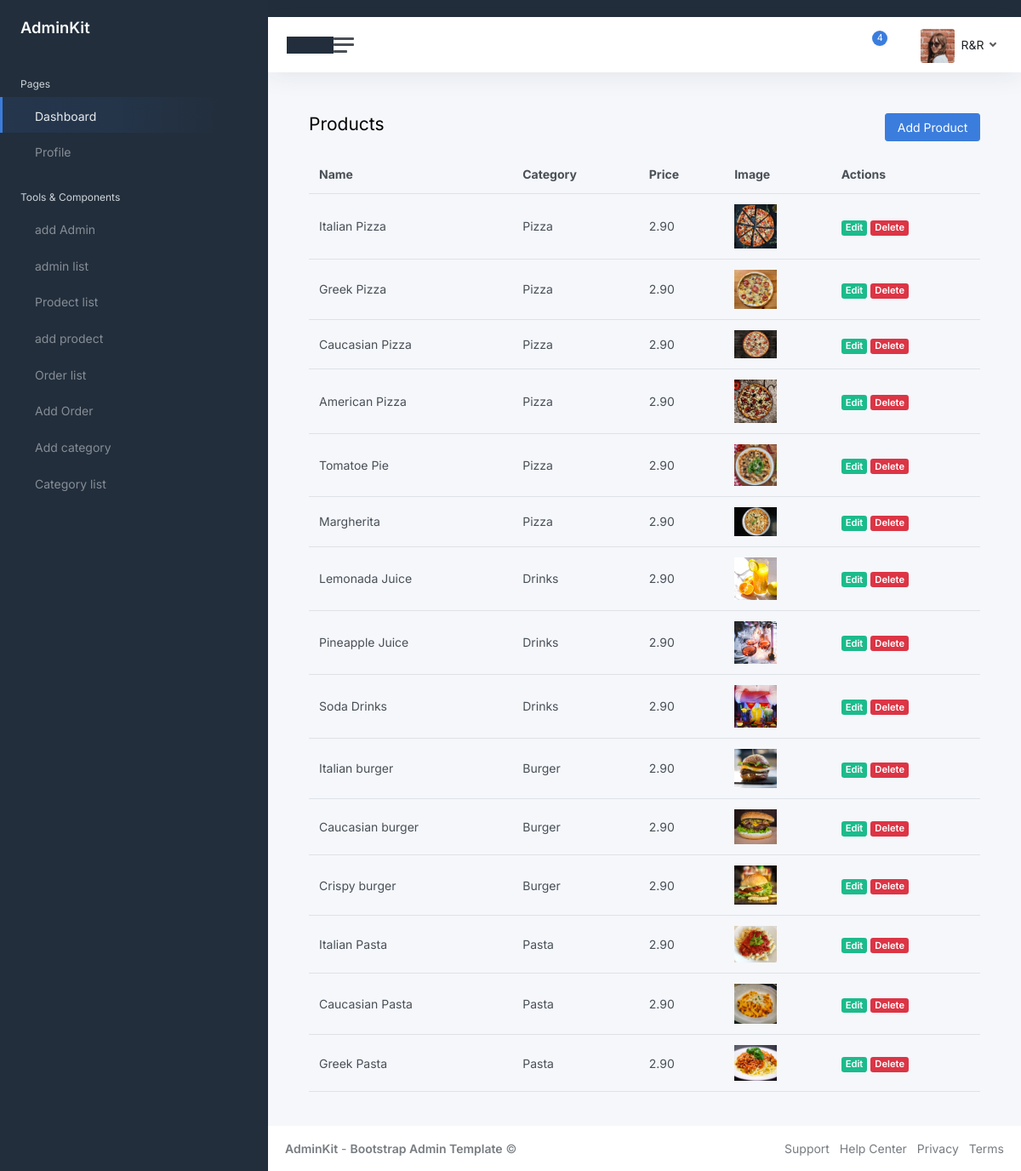
The app's page /dashboard/list_product.html/ with its own data.
### firstapp/models.py (models this page shows, shortened)
class Product(models.Model):
    name = models.CharField(max_length=150)
    price = models.DecimalField(max_digits=6, decimal_places=2)
    image = models.ImageField(upload_to="products/", default='products/1.png')
    description = models.TextField(blank=True)
    category = models.ForeignKey(
        Category,
        on_delete=models.CASCADE,
        related_name="products"
    )

class Category(models.Model):
    id = models.AutoField(primary_key=True)
    name = models.CharField(max_length=50)
    description = models.TextField(max_length=200)
    def __str__(self):
        return self.name

### firstapp/views.py (the view)
# urls.py: path('dashboard/list_product.html/', views.list_product, name='list_product'),
def list_product(request):
    products = Product.objects.select_related('category').all()
    return render(request, 'dashboard/list_product.html', {'products': products})

### firstapp/templates/dashboard/list_product.html
{% extends 'dashboard/base.html' %}
{% load static %}
{% block content %}
<main class="content">
    <div class="d-flex justify-content-between mb-3">
        <h1 class="h3">Products</h1>
        <a href="{% url 'create_product' %}" class="btn btn-primary">Add Product</a>
    </div>
    <table class="table table-hover">
        <thead>
            <tr>
                <th>Name</th>
                <th>Category</th>
                <th>Price</th>
                <th>Image</th>
                <th>Actions</th>
            </tr>
        </thead>
        <tbody>
            {% for product in products %}
            <tr>
                <td>{{ product.name }}</td>
                <td>{{ product.category }}</td>
                <td>{{ product.price }}</td>
                <td>
                    {% if product.image %}
                        <img src="{{ product.image.url }}" width="50">
                    {% endif %}
                </td>
                <td>
                    <a href="{% url 'update_product' product.id %}" class="badge bg-success">Edit</a>
                    <a href="{% url 'delete_product' product.id %}" class="badge bg-danger"
                       onclick="return confirm('Are you sure?')">Delete</a>
                </td>
            </tr>
            {% empty %}
            <tr>
                <td colspan="5" class="text-center">No products found</td>
            </tr>
            {% endfor %}
        </tbody>
    </table>
</main>
{% endblock content %}

### firstapp/templates/dashboard/base.html (shortened to what this page needs)
{% load static%}
<!DOCTYPE html>
<html lang="en">
<head>
	<link href="{% static 'dashboard/css/app.css'%}" rel="stylesheet">
</head>
<body>
	<body>
		<div class="wrapper">
			{% include "dashboard/sideDash.html" %}
			<div class="main">
				{% include "dashboard/navDash.html" %}
				{% block content %}
				{% endblock content %}
				{% include "dashboard/footerDash.html" %}
			</div>
		</div>
	</body>
</html>

### firstapp/templates/dashboard/sideDash.html (shortened to what this page needs)
{% load static %}
<nav id="sidebar" class="sidebar js-sidebar">
    <div class="sidebar-content js-simplebar">
        <a class="sidebar-brand" href="{% url 'index' %}">
  <span class="align-middle">AdminKit</span>
</a>
        <ul class="sidebar-nav">
            <li class="sidebar-header">
                Pages
            </li>
            <li class="sidebar-item active">
                <a class="sidebar-link" href="{%url 'indexDash'%}">
       <span class="align-middle">Dashboard</span>
    </a>
            </li>
            <li class="sidebar-item">
                <a class="sidebar-link" href="{%url 'profile'%}">
       <span class="align-middle">Profile</span>
    </a>
            </li>
            <li class="sidebar-header">
                Tools & Components
            </li>
            <li class="sidebar-item">
                <a class="sidebar-link" href="{%url 'add_admin_user'%}">
       <span class="align-middle">add Admin</span>
    </a>
            </li>
            <li class="sidebar-item">
                <a class="sidebar-link" href="{%url 'admin_user_list'%}">
       <span class="align-middle">admin list</span>
    </a>
            </li>
            <li class="sidebar-item">
                <a class="sidebar-link" href="{%url 'list_product'%}">
       <span class="align-middle">Prodect list</span>
    </a>
            </li>
            <li class="sidebar-item">
                <a class="sidebar-link" href="{%url 'create_product'%}">
       <span class="align-middle">add prodect</span>
    </a>
            </li>
            <li class="sidebar-item">
                <a class="sidebar-link" href="{%url 'list_order'%}">
       <span class="align-middle">Order list</span>
    </a>
            </li>
            <li class="sidebar-item">
                <a class="sidebar-link" href="{%url 'create_order'%}">
       <span class="align-middle">Add Order</span>
    </a>
            </li>
            <li class="sidebar-item">
                <a class="sidebar-link" href="{%url 'create_category'%}">
       <span class="align-middle">Add category</span>
    </a>
            </li>
            <li class="sidebar-item">
                <a class="sidebar-link" href="{%url 'list_category'%}">
       <span class="align-middle">Category list</span>
</nav>

### firstapp/templates/dashboard/navDash.html (shortened to what this page needs)
{% load static%}
<nav class="navbar navbar-expand navbar-light navbar-bg">
    <a class="sidebar-toggle js-sidebar-toggle">
<i class="hamburger align-self-center"></i>
</a>
    <div class="navbar-collapse collapse">
        <ul class="navbar-nav navbar-align">
            <li class="nav-item dropdown">
                <a class="nav-icon dropdown-toggle" href="#" id="alertsDropdown" data-bs-toggle="dropdown">
                    <div class="position-relative">
                        <span class="indicator">4</span>
                    </div>
                </a>
            </li>
            <li class="nav-item dropdown">
                <a class="nav-icon dropdown-toggle" href="#" id="messagesDropdown" data-bs-toggle="dropdown">
                </a>
            </li>
            <li class="nav-item dropdown">
                <a class="nav-link dropdown-toggle d-none d-sm-inline-block" href="#" data-bs-toggle="dropdown">
    <img src="{% static 'dashboard/img/avatars/avatar-3.jpg'%}" class="avatar img-fluid rounded me-1" alt="R&R" /> <span class="text-dark">R&R</span>
  </a>
            </li>
        </ul>
    </div>
</nav>

### firstapp/templates/dashboard/footerDash.html
{% load static %}
<footer class="footer">
    <div class="container-fluid">
        <div class="row text-muted">
            <div class="col-6 text-start">
                <p class="mb-0">
                    <a class="text-muted" href="https://adminkit.io/" target="_blank"><strong>AdminKit</strong></a> - <a class="text-muted" href="https://adminkit.io/" target="_blank"><strong>Bootstrap Admin Template</strong></a>								&copy;
                </p>
            </div>
            <div class="col-6 text-end">
                <ul class="list-inline">
                    <li class="list-inline-item">
                        <a class="text-muted" href="https://adminkit.io/" target="_blank">Support</a>
                    </li>
                    <li class="list-inline-item">
                        <a class="text-muted" href="https://adminkit.io/" target="_blank">Help Center</a>
                    </li>
                    <li class="list-inline-item">
                        <a class="text-muted" href="https://adminkit.io/" target="_blank">Privacy</a>
                    </li>
                    <li class="list-inline-item">
                        <a class="text-muted" href="https://adminkit.io/" target="_blank">Terms</a>
                    </li>
                </ul>
            </div>
        </div>
    </div>
</footer>

### records on screen
Product: name "Italian Pizza", category "Pizza", price "2.90", image (picture)
Product: name "Greek Pizza", category "Pizza", price "2.90", image (picture)
Product: name "Caucasian Pizza", category "Pizza", price "2.90", image (picture)
Product: name "American Pizza", category "Pizza", price "2.90", image (picture)
Product: name "Tomatoe Pie", category "Pizza", price "2.90", image (picture)
Product: name "Margherita", category "Pizza", price "2.90", image (picture)
Product: name "Lemonada Juice", category "Drinks", price "2.90", image (picture)
Product: name "Pineapple Juice", category "Drinks", price "2.90", image (picture)
Product: name "Soda Drinks", category "Drinks", price "2.90", image (picture)
Product: name "Italian burger", category "Burger", price "2.90", image (picture)
Product: name "Caucasian burger", category "Burger", price "2.90", image (picture)
Product: name "Crispy burger", category "Burger", price "2.90", image (picture)
Product: name "Italian Pasta", category "Pasta", price "2.90", image (picture)
Product: name "Caucasian Pasta", category "Pasta", price "2.90", image (picture)
Product: name "Greek Pasta", category "Pasta", price "2.90", image (picture)
